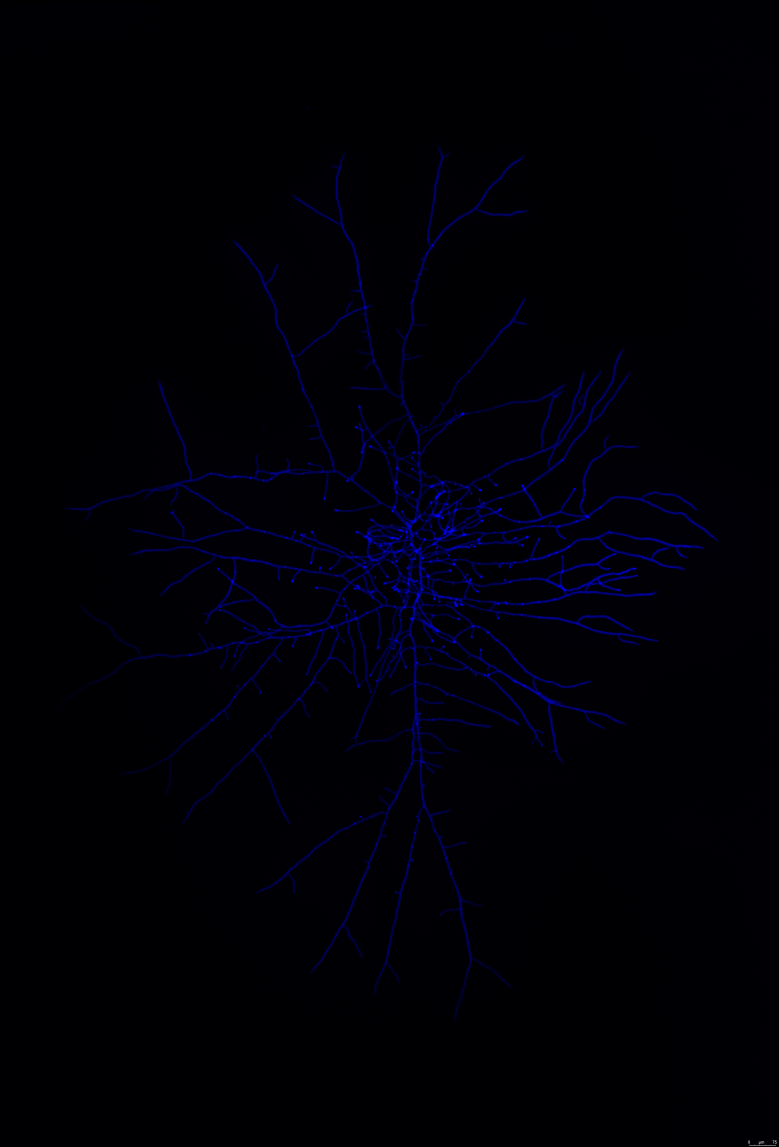
#> input picture data/0_fluorescence.jpg, 3893 x 5733 px (shown at 1/5 size); its folder holds only this picture in this run
$ jupyter execute 'parameter estimations, notebook.ipynb'   (shell and % lines are left out)   (older library calls are emulated)
#> lines starting #> are read from the running program, lines starting #| are printed output that depends on the picture; after the words box and inside, x2 and y2 are one past the last pixel; in counts of white or black regions, pixels touching at a corner belong together
### sknw/sknw.py
import numpy as np
from numba import jit
import networkx as nx

def neighbors(shape):
    dim = len(shape)
    block = np.ones([3]*dim)
    block[tuple([1]*dim)] = 0
    idx = np.where(block>0)
    idx = np.array(idx, dtype=np.uint8).T
    idx = np.array(idx-[1]*dim)
    acc = np.cumprod((1,)+shape[::-1][:-1])
    return np.dot(idx, acc[::-1])

@jit(nopython=True) # my mark
def mark(img, nbs): # mark the array use (0, 1, 2)
    img = img.ravel()
    for p in range(len(img)):
        if img[p]==0:continue
        s = 0
        for dp in nbs:
            if img[p+dp]!=0:s+=1
        if s==2:img[p]=1
        else:img[p]=2

# [81 lines left out: functions idx2rc, fill, trace, parse_struc, build_graph, not called in this run]

def buffer(ske):
    buf = np.zeros(tuple(np.array(ske.shape)+2), dtype=np.uint16)
    buf[tuple([slice(1,-1)]*buf.ndim)] = ske
    return buf

# [6 lines left out: function mark_node, not called in this run]

def build_sknw(ske, multi=False):
    buf = buffer(ske)
    nbs = neighbors(buf.shape)
    acc = np.cumprod((1,)+buf.shape[::-1][:-1])[::-1]
    mark(buf, nbs)
    pts = np.array(np.where(buf.ravel()==2))[0]
    nodes, edges = parse_struc(buf, pts, nbs, acc)
    return build_graph(nodes, edges, multi)

# draw the graph
# [13 lines left out: function draw_graph, not called in this run]

# [32 lines that do not run on import are left out]

### parameter estimations, notebook.ipynb
[cell 1]
from skimage import io, morphology, color, util, filters, draw
from scipy import stats
import numpy as np
from PIL import Image
import pandas as pd
import sknw

import matplotlib.pyplot as plt
import seaborn as sns
sns.set(style="darkgrid", palette="Set2")
from IPython.display import display

import warnings
warnings.filterwarnings('ignore')

data = "data/"
overview_file = "image_overview.csv"

[cell 2]
# [137 lines left out: functions calculate_radius, calculate_curvatures, calculate_angles, box_fractal_dim, not called in this run]

[cell 3]
img_overview = pd.read_csv(data+overview_file)
#> (reads data/image_overview.csv from the repository)
img_overview

[cell 4]
branching_freqs = list()
curvatures_all = list()
angles_all = list()
internodal_all = list()
box_counting_dims_all = list()

pixels_per_hyphal_element = 50

n_hours = 24

for idx in range(len(img_overview)):

    fl_fname = img_overview.at[idx, "target_img_fname"]
    fl_img  = io.imread(data + fl_fname)
#> fl_img is the input picture: shape (5733, 3893, 3); mean R, G, B 0.2, 0, 6.7
    fl_img = fl_img[:,:,2]
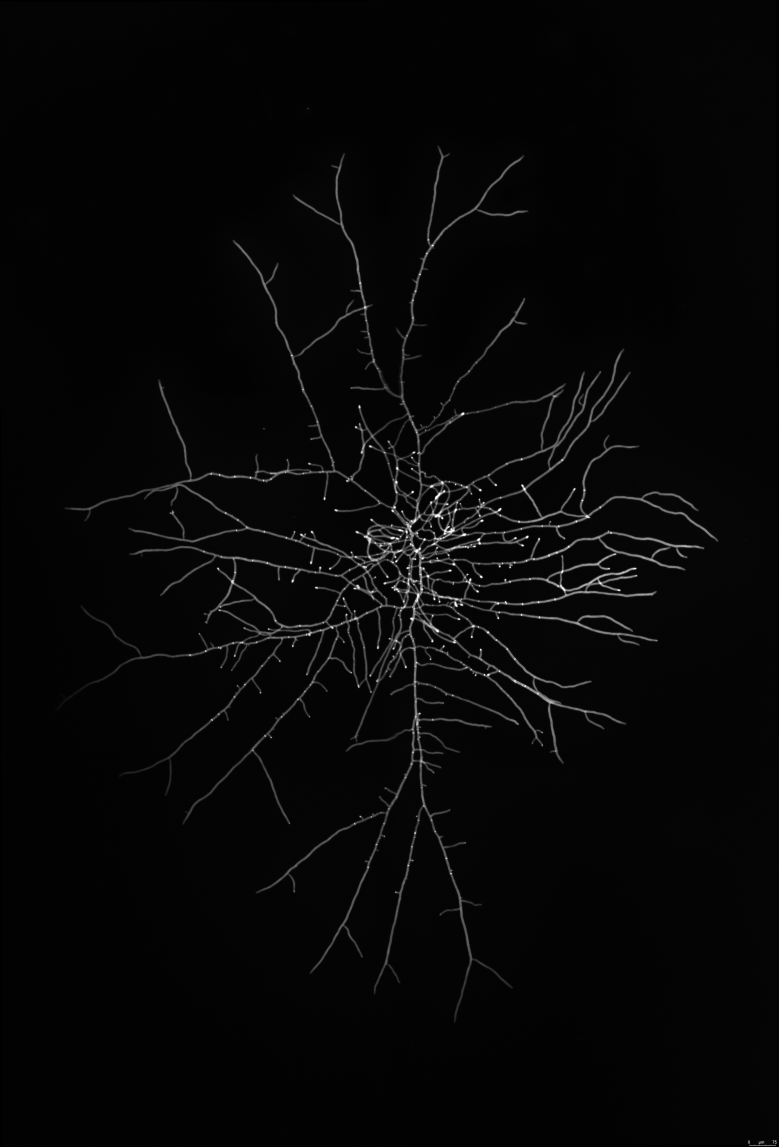
#> fl_img: shape (5733, 3893) (shown at 1/5 size); min 0, max 255, mean 6.7
    fl_img = util.img_as_ubyte(fl_img)


    threshold = img_overview.at[idx, "binary_threshold"]

    bin_img = fl_img.copy()
    bin_img[bin_img >= threshold] = 255
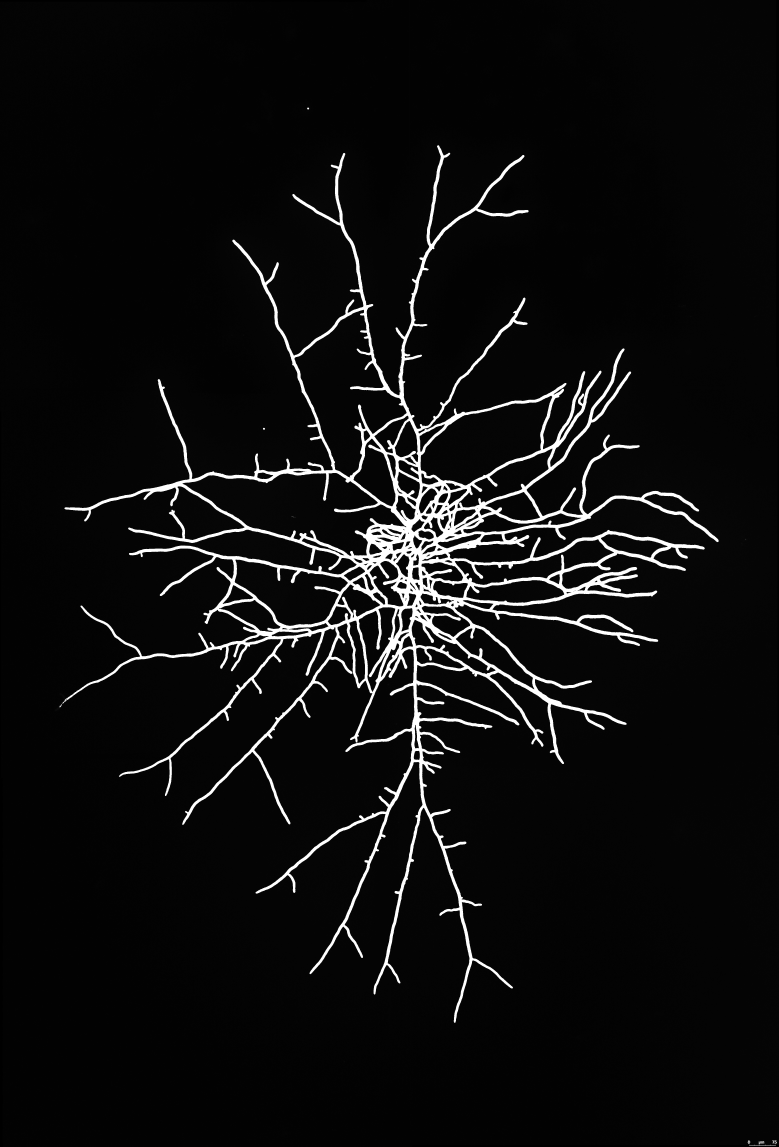
#> bin_img: shape (5733, 3893) (shown at 1/5 size); min 0, max 255, mean 14.9
    bin_img[bin_img < threshold] = 0
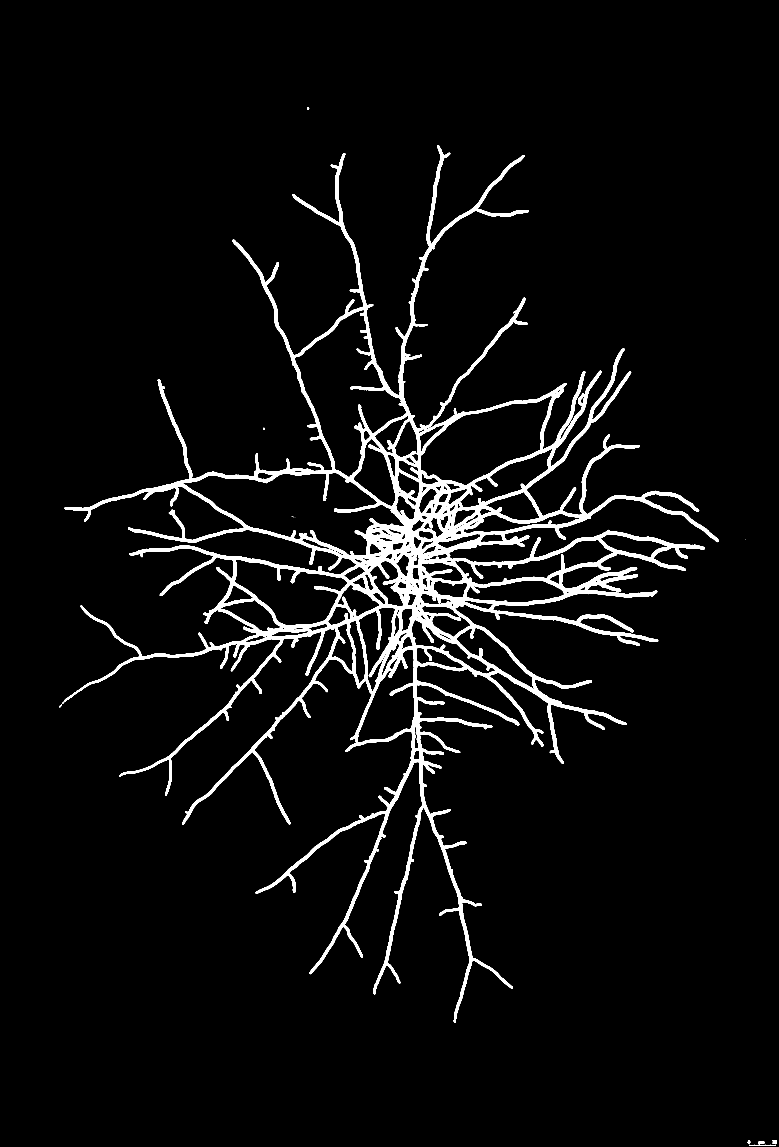
#> bin_img: shape (5733, 3893) (shown at 1/5 size); 4.5% white; 19 white regions (9 under 20 px), largest, box (x1, y1, x2, y2) and area: (310, 726, 3593, 5114) 1007898, (3746, 5724, 3879, 5728) 288, (3739, 5702, 3751, 5718) 120

    bin_img = bin_img.astype(np.bool)

    bin_img = morphology.remove_small_objects(bin_img, min_size=10000, connectivity=2)
#> bin_img: shape (5733, 3893) bool; 4.5% white; 1 white region, box (x1, y1, x2, y2) and area: (310, 726, 3593, 5114) 1007898

    bin_img = filters.median(bin_img, selem=morphology.square(5))
#> bin_img: shape (5733, 3893) bool; 4.5% white; 2 white regions, box (x1, y1, x2, y2) and area: (321, 727, 3593, 5114) 1009551, (314, 3509, 320, 3516) 28

    ske_img = morphology.skeletonize(bin_img)
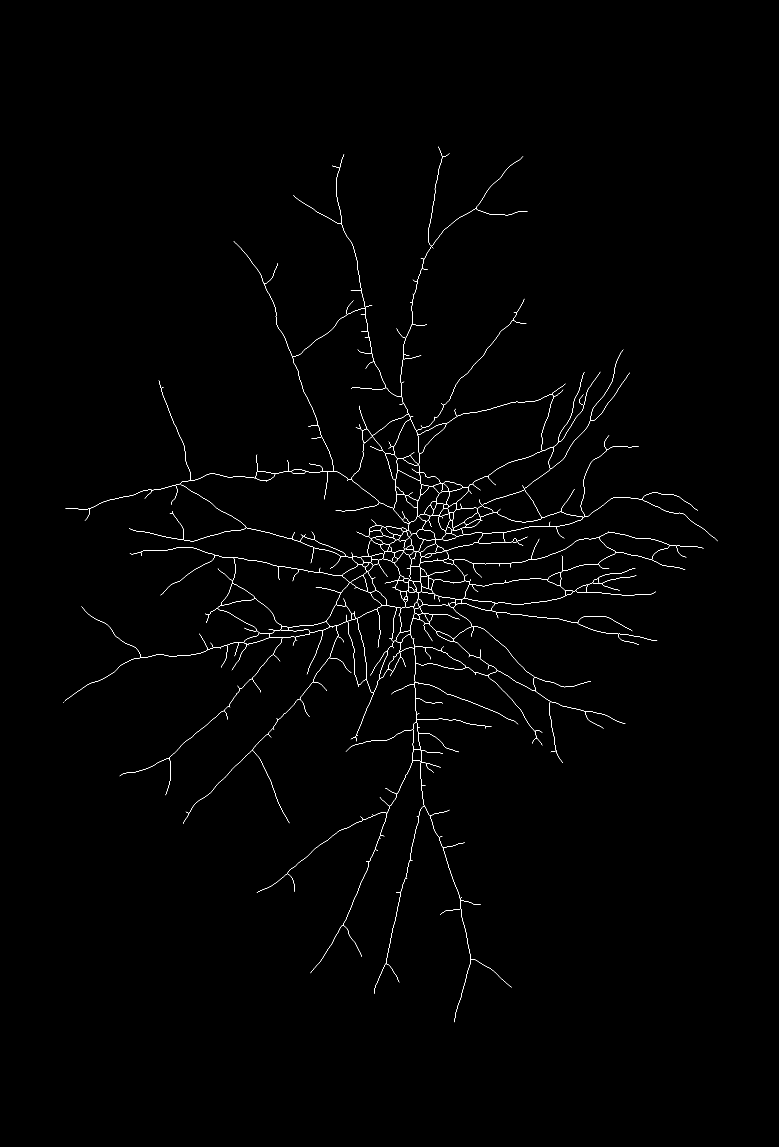
#> ske_img: shape (5733, 3893) bool (shown at 1/5 size); 0.29% white in thin lines or dots, all inside (x1, y1, x2, y2) = (315, 733, 3589, 5111)
    ske_img = morphology.remove_small_objects(ske_img, min_size=1000, connectivity=2)
#> ske_img: shape (5733, 3893) bool; 0.29% white in thin lines or dots, all inside (x1, y1, x2, y2) = (323, 733, 3589, 5111)

    # build graph from skeleton
    graph = sknw.build_sknw(ske_img)
#> in buffer, `buf[tuple([slice(1,-1)]*buf.ndim)] = ske`: buf: shape (5735, 3895) uint16; values 0 (black) and 1 (white), 0.29% white in thin lines or dots, all inside (x1, y1, x2, y2) = (324, 734, 3590, 5112)

    # draw node by o
    nodes = graph.nodes()
    bs = np.array([nodes[i]['o'] for i in nodes if len(graph.edges(i))>=3])
    ts = np.array([nodes[i]['o'] for i in nodes if len(graph.edges(i))<=2])

    ps = list()
    internodal_lengths = list()

    for (s,e) in graph.edges():
        ps.append(graph[s][e]['pts'].astype(np.int32))

        if len([j for j in graph.neighbors(s)]) == 3 and len([j for j in graph.neighbors(s)]) == 3:
            internodal_lengths.append(len(graph[s][e]['pts'].astype(np.int32)))

    curvatures = calculate_curvatures(ps)

    branch_occurence = (len(bs))/graph.size(weight="weight")
    n_hyphal_elements = (graph.size(weight="weight"))/pixels_per_hyphal_element

    curvatures_all.append(curvatures)
    branching_freqs.append(branch_occurence*pixels_per_hyphal_element/24)

    angles = calculate_angles(graph)
    angles_all.append(angles)

    internodal_all.append(internodal_lengths)

    box_counting_dims_all.append(box_fractal_dim(ske_img))
